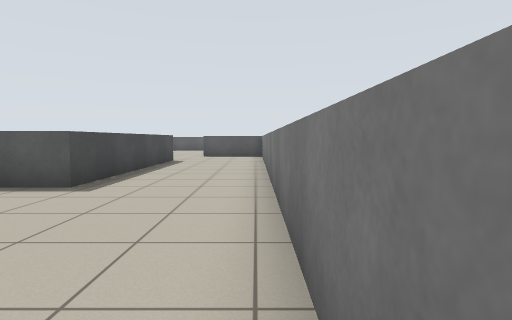
[1] (above)

24 first-person views from a walk through a world built for the Player/Stage simulator. The camera is 0.87 m above the floor, tilts 4° down and sees 80° across. Floor lines are 1 m apart. The floor is counted in squares, 1 m on a side. Each view is taken from the middle of a square. On the plan, view 1 faces up. The plan holds only what a view shows up to about 11 squares ahead; the rest is blank. The robots in the file are not drawn.

[2]
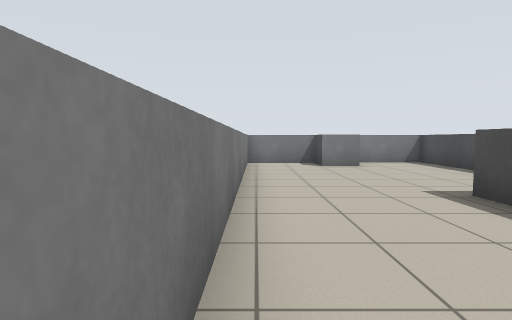

[3]
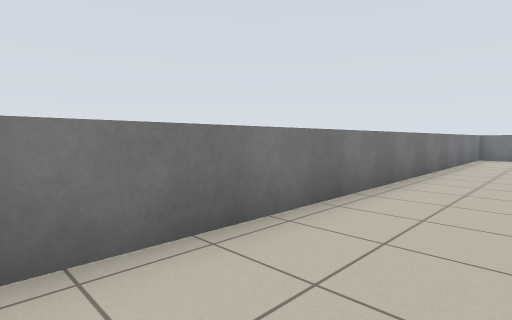

[4]
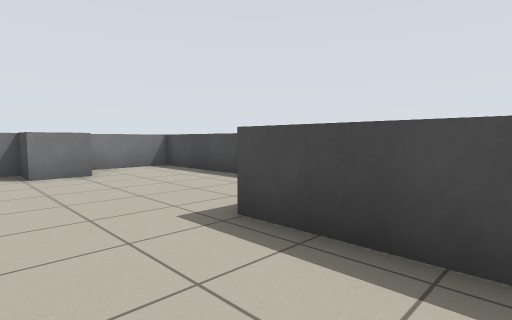

[5]
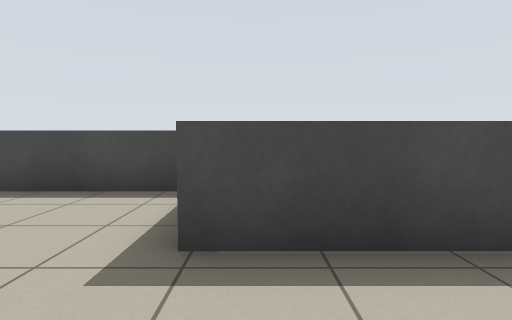

[6]
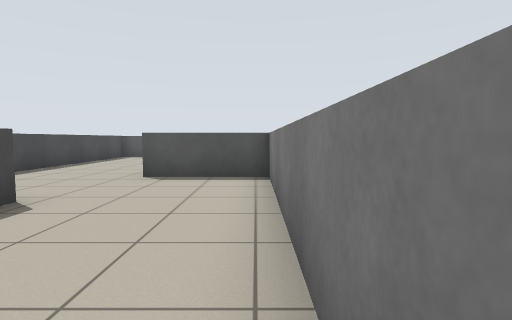

[7]
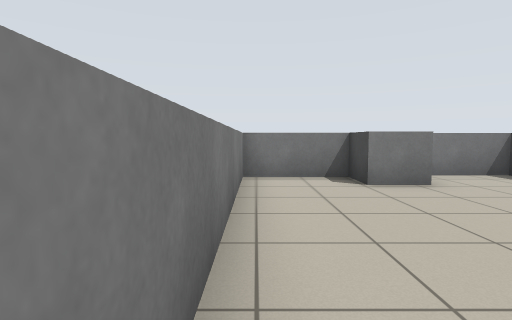

[8]
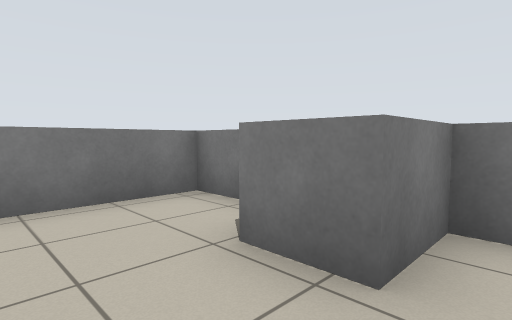

[9]
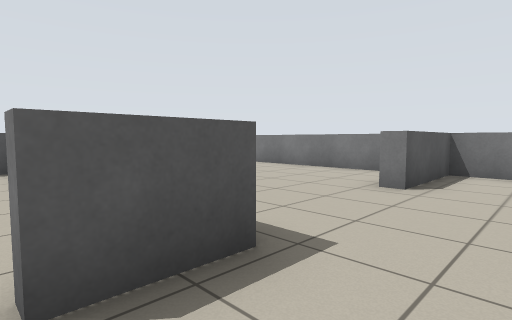

[10]
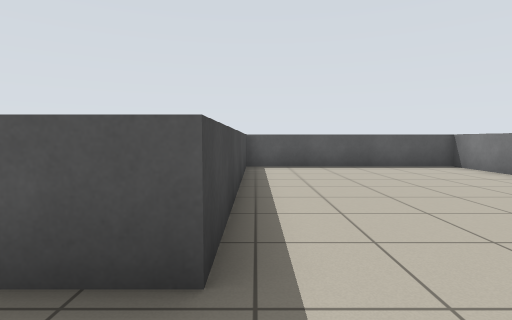

[11]
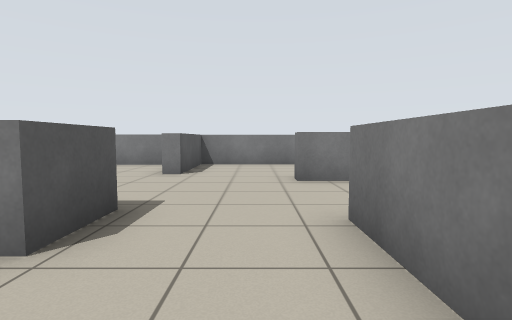

[12]
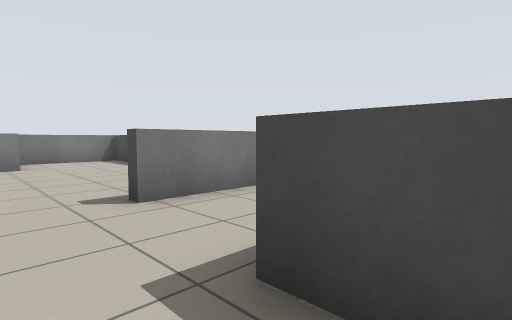

[13]
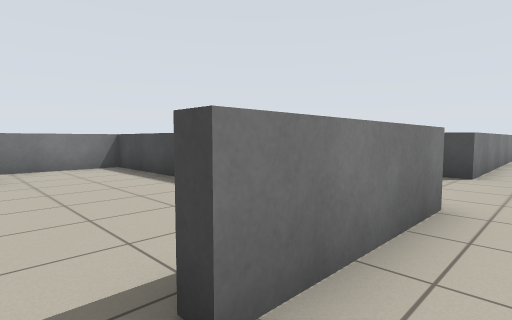

[14]
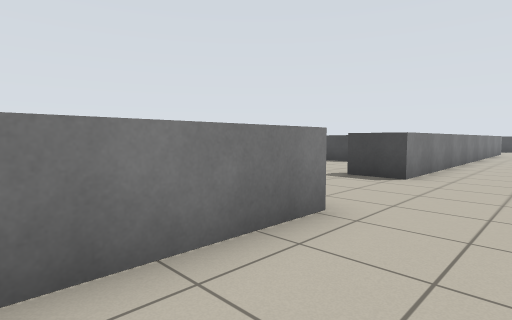

[15]
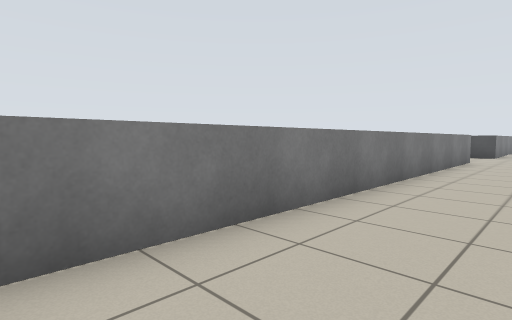

[16]
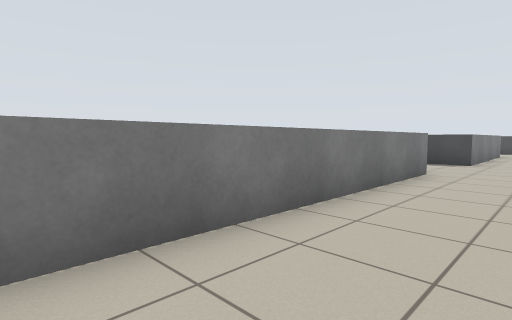

[17]
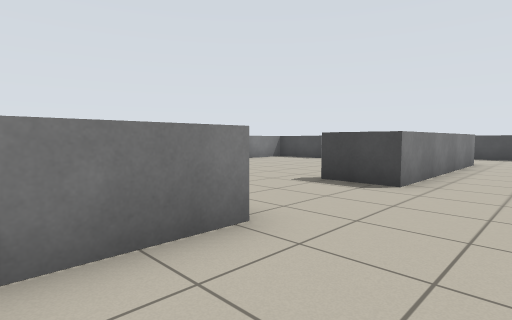

[18]
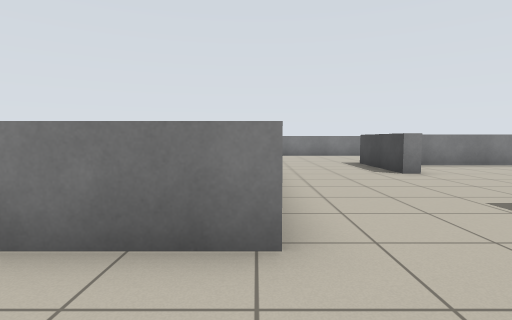

[19]
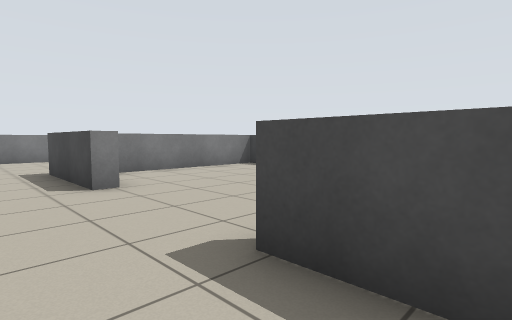

[20]
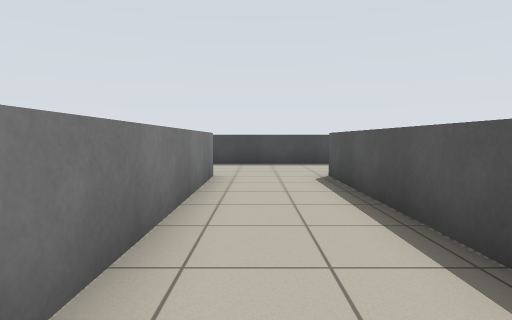

[21]
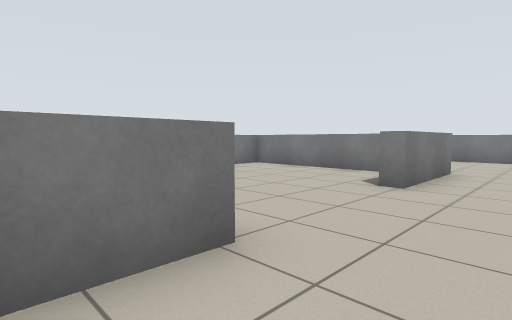

[22]
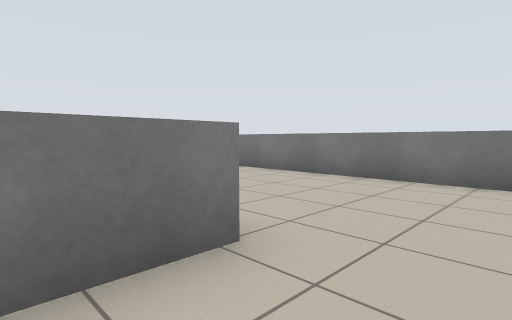

[23]
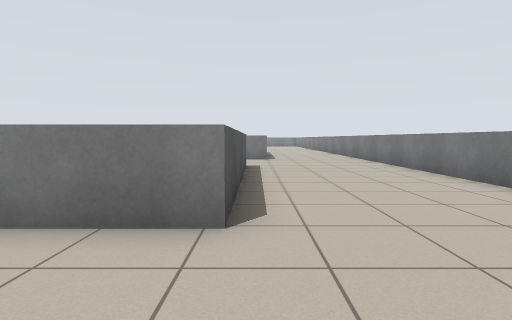

[24]
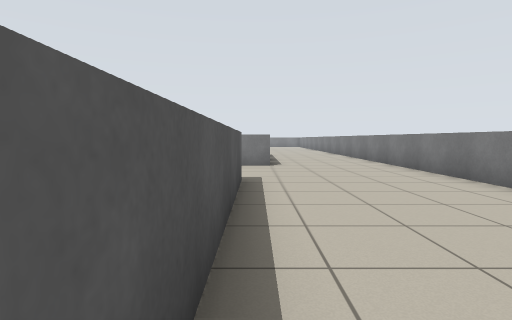

### Floor plan
Key: @ floor where view 1 was taken; # wall or solid block; . floor; = window, fence, low wall or low ledge.
Columns run from 42 left of view 1 to 1 right of it. Each row starts with its distance up from view 1.
 23                                    ########
 22                                    .=.....=
 21                                    .=.....=
 20                                    .=.....=
 19                                   ..=.....=
 18                                   ..=.....=
 17                                   . =.....=
 16 #                                 . =.....=
 15 #...=#####                        ===...==#
 14 #.............. .......... . ..............=
 13 #..........................................=
 12 #...=======.....................====...=...=
 11    .=     #...#=============#...   ....=...=
 10   ....   .....             ...    .... =...=
  9   ..... ......                    ...  =...=
  8   ............                   ....  =...=
  7   ............                  #....  =...=
  6   ..=.....=...                  #....  =...=
  5   ..=.....=...                  #...====...=
  4   ..======#...                  #...=......=
  3  .............#                 ####=......=
  2   ..............                    =......=
  1   ..............                    =......=
  0   ..............                    =..#=.@=
 -1   ..............                    #==####
 -2    #############

Positions as (right, up) in squares from view 1, and headings:
1: (0, 0), facing up
2: (0, 10), facing down
3: (-2, 14), facing down-right
4: (-1, 8), facing down-left
5: (-1, 6), facing left
6: (0, 8), facing up
7: (0, 6), facing down
8: (-4, 2), facing down-right
9: (-8, 13), facing up-right
10: (-6, 13), facing up
11: (-10, 13), facing right
12: (-5, 16), facing down-left
13: (-6, 13), facing down-left
14: (-7, 14), facing down-left
15: (-15, 14), facing down-left
16: (-20, 14), facing down-left
17: (-26, 14), facing down-left
18: (-28, 14), facing down
19: (-30, 12), facing down-left
20: (-31, 13), facing left
21: (-40, 12), facing down-right
22: (-40, 5), facing down-right
23: (-41, 3), facing right
24: (-38, 3), facing right
